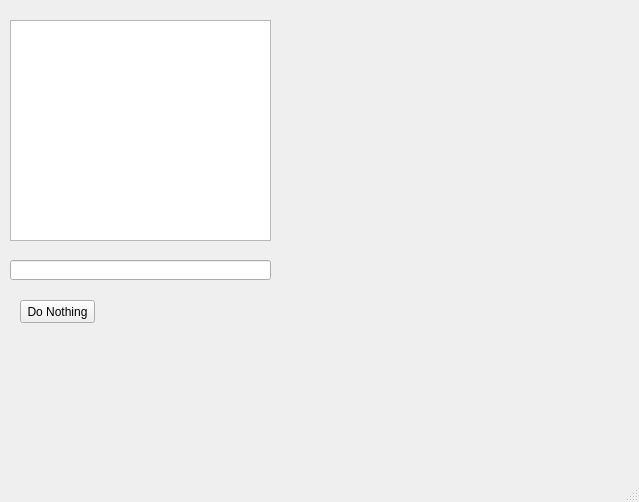
<?xml version="1.0" encoding="UTF-8"?>
<ui version="4.0">
  <class>MainWindow</class>
  <widget class="QMainWindow" name="MainWindow">
    <property name="geometry">
      <rect>
        <x>0</x>
        <y>0</y>
        <width>639</width>
        <height>502</height>
      </rect>
    </property>
    <property name="windowTitle">
      <string>MainWindow</string>
    </property>
    <widget class="QWidget" name="centralwidget">
      <widget class="QPushButton" name="pushButton">
        <property name="geometry">
          <rect>
            <x>20</x>
            <y>300</y>
            <width>75</width>
            <height>23</height>
          </rect>
        </property>
        <property name="text">
          <string>Do Nothing</string>
        </property>
      </widget>
      <widget class="QListView" name="listView">
        <property name="geometry">
          <rect>
            <x>10</x>
            <y>20</y>
            <width>261</width>
            <height>221</height>
          </rect>
        </property>
      </widget>
      <widget class="QLineEdit" name="lineEdit">
        <property name="geometry">
          <rect>
            <x>10</x>
            <y>260</y>
            <width>261</width>
            <height>20</height>
          </rect>
        </property>
      </widget>
    </widget>
    <widget class="QStatusBar" name="statusbar"/>
  </widget>
  <resources/>
  <connections/>
</ui>
